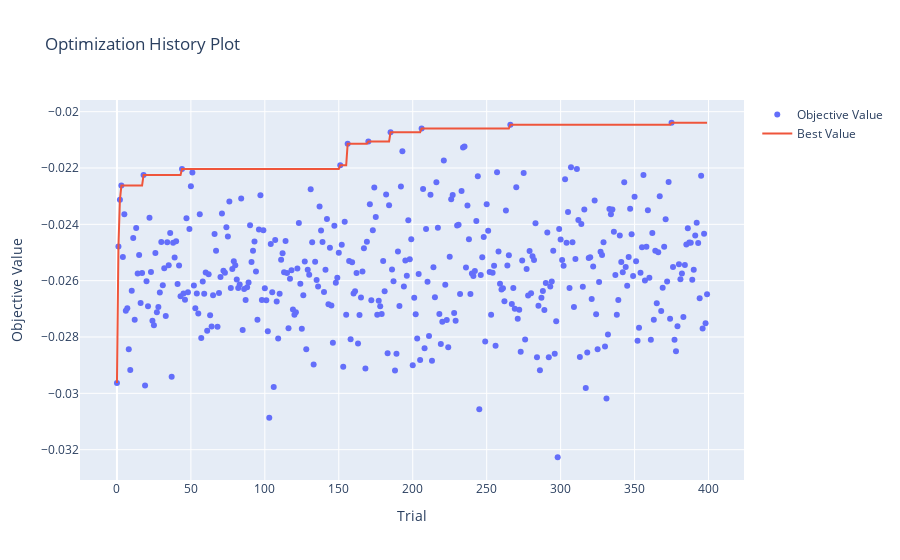

The notebook cell this image was saved under:
### Code cell
optuna.visualization.plot_optimization_history(study)

### Figure 1 — Plotly figure (JSON) as saved in the notebook; plotly's stock layout.template omitted (floating-point values rounded to 4 significant figures; data arrays with more than 128 entries replaced by an {"elided": "..."} marker saying what was removed)
{"data": [{"mode": "markers", "name": "Objective Value", "type": "scatter", "x": {"elided": "400 int values"}, "y": {"elided": "400 float values"}}, {"mode": "lines", "name": "Best Value", "type": "scatter", "x": {"elided": "400 int values"}, "y": {"elided": "400 float values"}}, {"marker": {"color": "#cccccc"}, "mode": "markers", "name": "Infeasible Trial", "showlegend": false, "type": "scatter", "x": [], "y": []}], "layout": {"title": {"text": "Optimization History Plot"}, "xaxis": {"title": {"text": "Trial"}}, "yaxis": {"title": {"text": "Objective Value"}}}}
